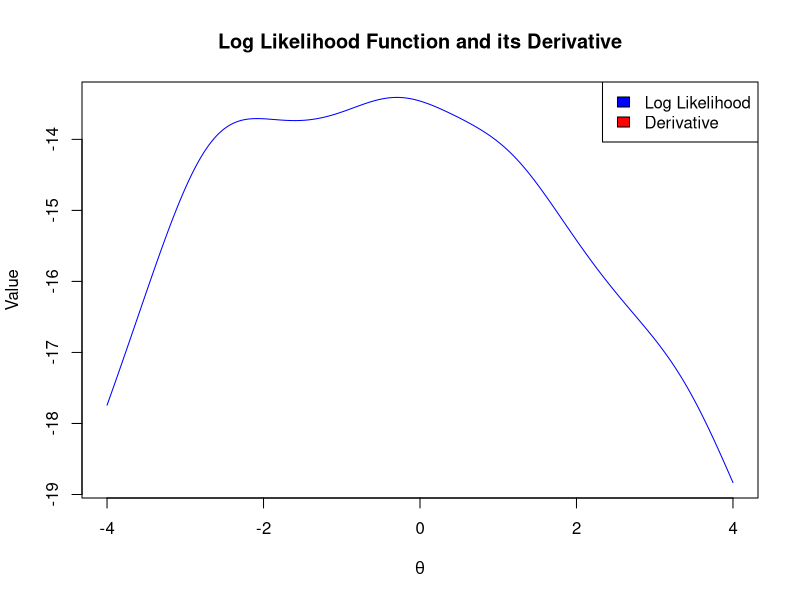

Here is the R script that generated this plot:
library(ggplot2)

cauchy_dist <- function() {

  x <- c(-2.8, 3.4, 1.2, -0.3, -2.6)
  n <- length(x)
  a <- pi

  theta_values <- seq(-4, 4, by = 0.01) #-4 to 4

  # Calculate log likelihood and derivative for each theta value
  calculation_dist <- sapply(theta_values, function(b) -n * log(a) - sum(log(1 + (x - b)^2)))
  derivative_dist <- sapply(theta_values, function(b) sum(2 * (x - b) / (1 + (x - b)^2)))

  # Plot log likelihood
  plot(theta_values, calculation_dist, type = "l", col = "blue",
       main = "Log Likelihood Function and its Derivative",
       xlab = expression(theta), ylab = "Value")
  lines(theta_values, derivative_dist, col = "red")
  abline(h = 0, col = "green", lty = 2) # Line to visually see when the derivative is zero
  legend("topright", legend = c("Log Likelihood", "Derivative"),
         fill = c("blue", "red"))
}

# Call the function to display the plot
cauchy_dist()
